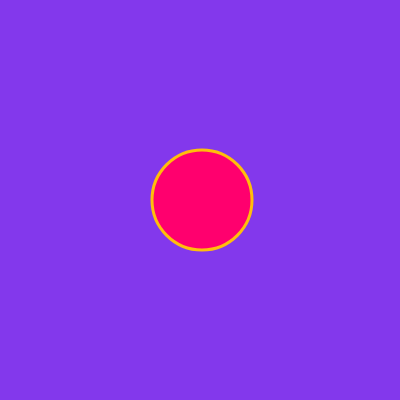
Frame 1 (no input)
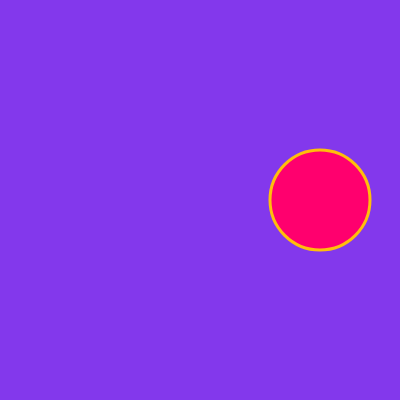
Frame 60 (no input)
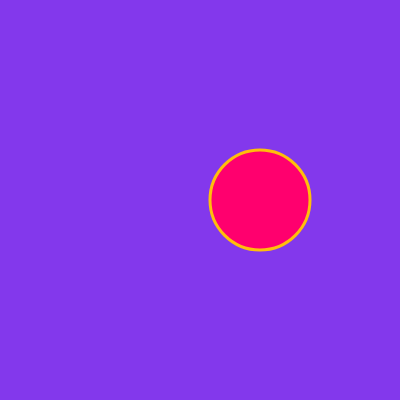
Frame 120 (the mouse pressed at the canvas centre since frame 60)

The p5.js sketch that drew these frames (run headless with seeded random() and noise() and a simulated clock; from frame 60 on, the mouse is pressed at the canvas centre):

// p5.js sketch
// ── sketch.js
function setup() {
  createCanvas(400, 400);
}

let orb = {
  x: 200,
  y: 200,
  size: 100,
};

let speed = 2;

function draw() {
  update();

  background("#8338ec");
  fill("#ff006e");

  strokeWeight(3);
  stroke("#ffbe0b");
  circle(orb.x, orb.y, orb.size);
}

function update() {
  orb.x = orb.x + speed;

  if (orb.x <= 50 || orb.x >= 350) {
    speed = -speed;
  }
}
